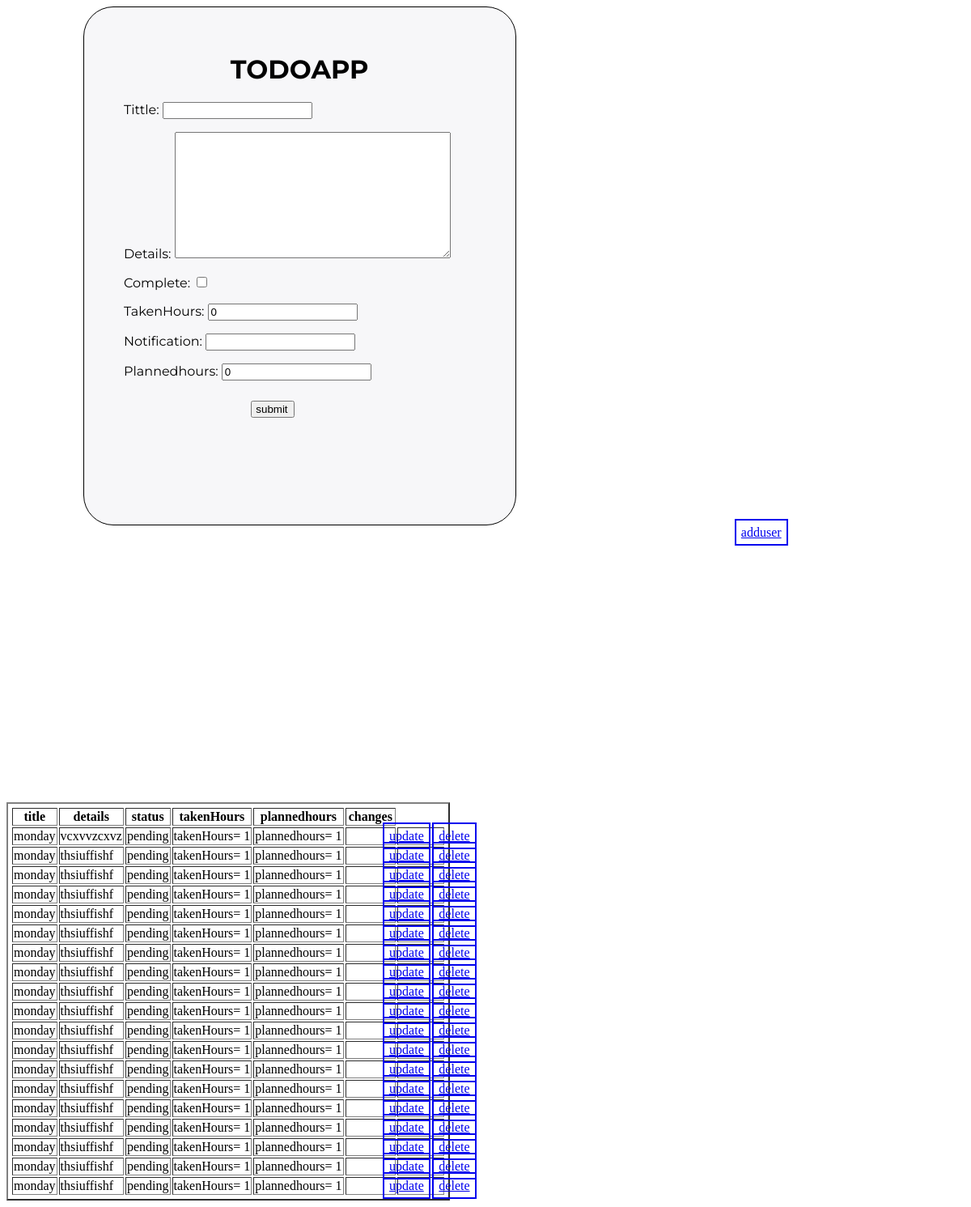
The app's page /todo/index (signed in), older data.
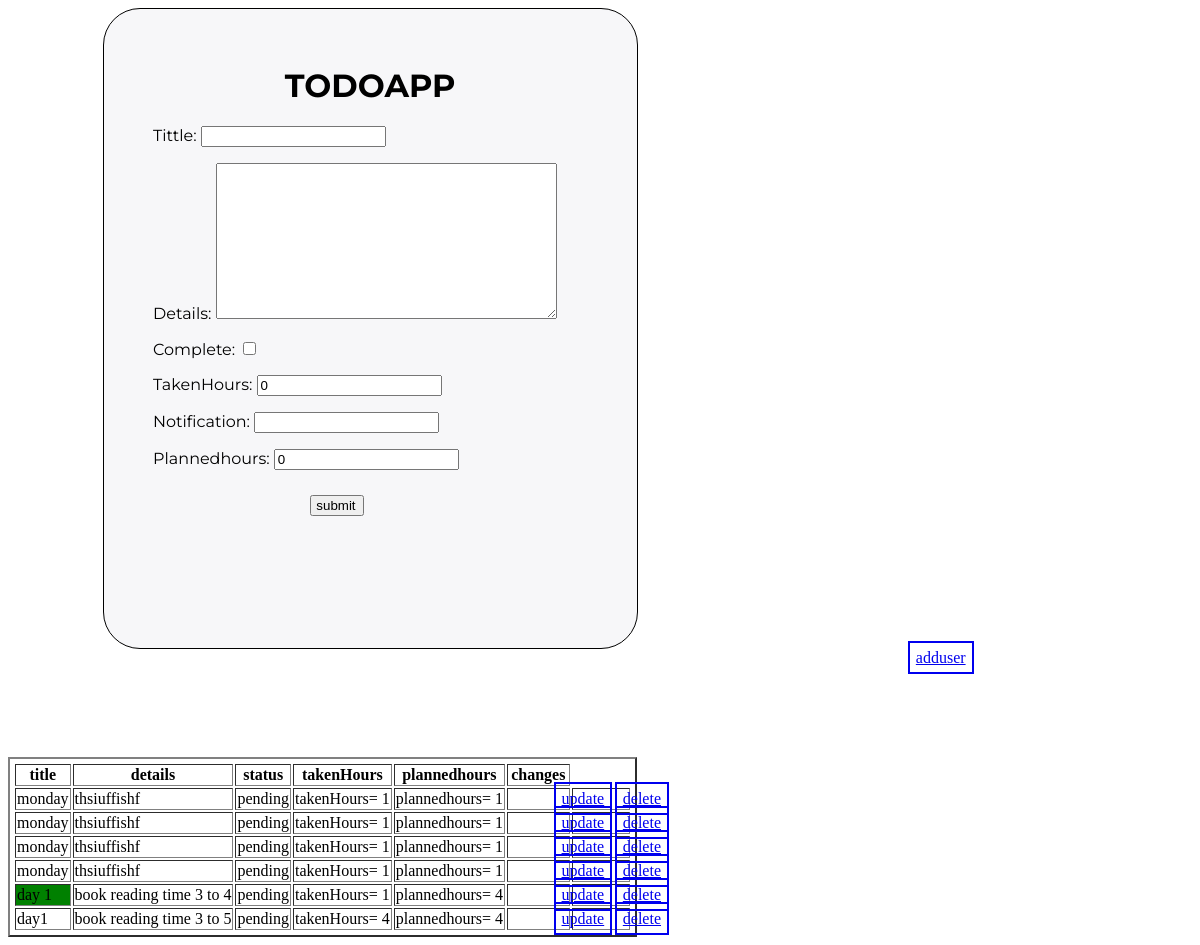
The same page, newer data.
### todoapp/models.py (models this page shows, shortened)
class Todo (models.Model):
   user = models.ForeignKey(user,on_delete=models.CASCADE,null=True)
   tittle=models.CharField(max_length=35)
   details = models.TextField()
   complete = models.BooleanField(default=False)
   takenHours = models.IntegerField(default=0,blank=True)
   created = models.DateTimeField(auto_now_add=True)
   notification = models.CharField(max_length=34,blank=True)
   plannedhours = models.IntegerField(default=0,blank=True)

### todoapp/views.py (the view)
def index(request):
    form1= Todoform()
    data = Todo.objects.filter(user=request.user)
    if request.method =="POST":
         print(request.user,'hi')
         form1 = Todoform(request.POST)
         if form1.is_valid():
             form1.save(request.user)
    return render(request,'todoapp/list.html',{'form':form1,'data':data} )

### todoapp/form.py (shortened to what this page needs)
class Todoform(forms.ModelForm):
    class Meta:
        model = Todo
        fields="__all__"
        exclude=['user']

### todoapp/templates/todoapp/list.html (shortened to what this page needs)
 <div class="box">
  <h1>TODOAPP</h1>
<form method='POST'>
      {{form.as_p}}
      <input type="submit" id='submit'value="submit">
</form>
</div>
<a href="{%url 'signup' %}">adduser</a>
<table class="table" border="2">
  <thead>
    <th>title</th>
    <th>details</th>
    <th>status</th>
    <th>takenHours</th>
    <th>plannedhours</th>
    <th>changes</th>
</thead>
 {% for y in data %}
 <tr>
  {% if y.takenHours > y.plannedhours%}
  <td style = "background-color: red"> {{y.tittle}}</td>
 {% elif y.takenHours < y.plannedhours%}
 <td style = "background-color: green"> {{y.tittle}}</td>
 {% else %}
 <td > {{y.tittle}}</td>
 {% endif %}
 <td>  {{y.details}}</td>
 {%if  y.complete %}
 <td>completed</td>
 {% else %}
 <td>pending</td>
 {% endif %}
 <td>takenHours=  {{y.takenHours}}</td>
 <td>plannedhours= {{y.plannedhours}}</td>
   <br>
  <td><a href="{%url 'update' y.id %}">update</a></td>
<td><a href="{%url 'delete_task' y.id %}">delete</a></td>
 </tr>
 {% endfor %}
</table>

### todoapp/templates/todoapp/list.html (style rules this page uses)
.box { height: 71vh; border: 1px solid; border-radius: 37px; width: 39%; padding-right: 6%; padding-left: -9%; padding: 3%; font-family: 'Montserrat', sans-serif; background-color: #f7f7f9; margin-left: 8%; }
.box h1 { text-align: center; }
.box form { padding-left: 3%; }
#submit { padding-left: 1%; margin-left: 35%; margin-top: 2%; }
.table { padding:3px; }
a { padding: 6px; margin-left: 76%; margin-top: -40%; border: 2px solid; }

Row changes from the older to the newer data that the page shows:
removed Todo: tittle "monday", details "vcxvvzcxvz", complete "pending", takenHours "1", plannedhours "1"
removed Todo: tittle "monday", details "thsiuffishf", complete "pending", takenHours "1", plannedhours "1"
removed Todo: tittle "monday", details "thsiuffishf", complete "pending", takenHours "1", plannedhours "1"
removed Todo: tittle "monday", details "thsiuffishf", complete "pending", takenHours "1", plannedhours "1"
removed Todo: tittle "monday", details "thsiuffishf", complete "pending", takenHours "1", plannedhours "1"
removed Todo: tittle "monday", details "thsiuffishf", complete "pending", takenHours "1", plannedhours "1"
removed Todo: tittle "monday", details "thsiuffishf", complete "pending", takenHours "1", plannedhours "1"
removed Todo: tittle "monday", details "thsiuffishf", complete "pending", takenHours "1", plannedhours "1"
removed Todo: tittle "monday", details "thsiuffishf", complete "pending", takenHours "1", plannedhours "1"
removed Todo: tittle "monday", details "thsiuffishf", complete "pending", takenHours "1", plannedhours "1"
removed Todo: tittle "monday", details "thsiuffishf", complete "pending", takenHours "1", plannedhours "1"
removed Todo: tittle "monday", details "thsiuffishf", complete "pending", takenHours "1", plannedhours "1"
removed Todo: tittle "monday", details "thsiuffishf", complete "pending", takenHours "1", plannedhours "1"
removed Todo: tittle "monday", details "thsiuffishf", complete "pending", takenHours "1", plannedhours "1"
removed Todo: tittle "monday", details "thsiuffishf", complete "pending", takenHours "1", plannedhours "1"
added Todo: tittle "day 1", details "book reading time 3 to 4", complete "pending", takenHours "1", plannedhours "4"
added Todo: tittle "day1", details "book reading time 3 to 5", complete "pending", takenHours "4", plannedhours "4"
